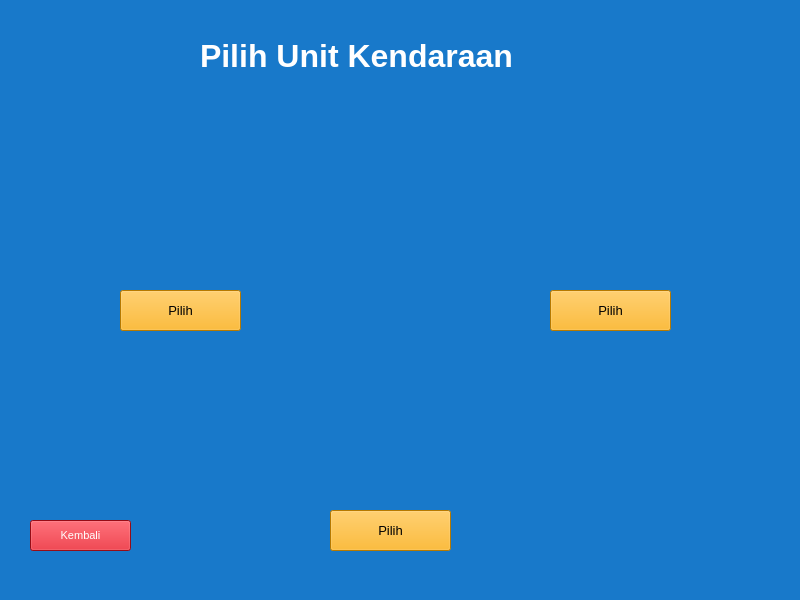
<?xml version="1.0" encoding="UTF-8"?>
<ui version="4.0">
 <class>MainWindow</class>
 <widget class="QMainWindow" name="MainWindow">
  <property name="geometry">
   <rect>
    <x>0</x>
    <y>0</y>
    <width>800</width>
    <height>600</height>
   </rect>
  </property>
  <property name="windowTitle">
   <string>MainWindow</string>
  </property>
  <property name="styleSheet">
   <string notr="true">background-color: rgb(24, 121, 202);</string>
  </property>
  <widget class="QWidget" name="centralwidget">
   <widget class="QLabel" name="label">
    <property name="geometry">
     <rect>
      <x>200</x>
      <y>20</y>
      <width>421</width>
      <height>71</height>
     </rect>
    </property>
    <property name="font">
     <font>
      <pointsize>24</pointsize>
      <weight>75</weight>
      <bold>true</bold>
     </font>
    </property>
    <property name="styleSheet">
     <string notr="true">color: rgb(255, 255, 255);</string>
    </property>
    <property name="text">
     <string>Pilih Unit Kendaraan</string>
    </property>
   </widget>
   <widget class="QLabel" name="label_2">
    <property name="geometry">
     <rect>
      <x>40</x>
      <y>110</y>
      <width>291</width>
      <height>171</height>
     </rect>
    </property>
    <property name="text">
     <string/>
    </property>
    <property name="pixmap">
     <pixmap>../Downloads/th (2).jpeg</pixmap>
    </property>
   </widget>
   <widget class="QLabel" name="label_3">
    <property name="geometry">
     <rect>
      <x>470</x>
      <y>110</y>
      <width>301</width>
      <height>171</height>
     </rect>
    </property>
    <property name="text">
     <string/>
    </property>
    <property name="pixmap">
     <pixmap>../Downloads/th (3).jpeg</pixmap>
    </property>
   </widget>
   <widget class="QLabel" name="label_4">
    <property name="geometry">
     <rect>
      <x>250</x>
      <y>320</y>
      <width>301</width>
      <height>201</height>
     </rect>
    </property>
    <property name="text">
     <string/>
    </property>
    <property name="pixmap">
     <pixmap>../Downloads/th (4).jpg</pixmap>
    </property>
   </widget>
   <widget class="QPushButton" name="pushButton">
    <property name="geometry">
     <rect>
      <x>120</x>
      <y>290</y>
      <width>121</width>
      <height>41</height>
     </rect>
    </property>
    <property name="font">
     <font>
      <pointsize>10</pointsize>
     </font>
    </property>
    <property name="styleSheet">
     <string notr="true">background-color: rgb(255, 170, 0);</string>
    </property>
    <property name="text">
     <string>Pilih</string>
    </property>
   </widget>
   <widget class="QPushButton" name="pushButton_2">
    <property name="geometry">
     <rect>
      <x>550</x>
      <y>290</y>
      <width>121</width>
      <height>41</height>
     </rect>
    </property>
    <property name="font">
     <font>
      <pointsize>10</pointsize>
     </font>
    </property>
    <property name="styleSheet">
     <string notr="true">background-color: rgb(255, 170, 0);</string>
    </property>
    <property name="text">
     <string>Pilih</string>
    </property>
   </widget>
   <widget class="QPushButton" name="pushButton_3">
    <property name="geometry">
     <rect>
      <x>330</x>
      <y>510</y>
      <width>121</width>
      <height>41</height>
     </rect>
    </property>
    <property name="font">
     <font>
      <pointsize>10</pointsize>
     </font>
    </property>
    <property name="styleSheet">
     <string notr="true">background-color: rgb(255, 170, 0);</string>
    </property>
    <property name="text">
     <string>Pilih</string>
    </property>
   </widget>
   <widget class="QPushButton" name="pushButton_keluar">
    <property name="geometry">
     <rect>
      <x>30</x>
      <y>520</y>
      <width>101</width>
      <height>31</height>
     </rect>
    </property>
    <property name="font">
     <font>
      <pointsize>8</pointsize>
     </font>
    </property>
    <property name="styleSheet">
     <string notr="true">color: rgb(255, 255, 255);
background-color: rgb(212, 17, 30);
</string>
    </property>
    <property name="text">
     <string>Kembali</string>
    </property>
   </widget>
  </widget>
  <widget class="QMenuBar" name="menubar">
   <property name="geometry">
    <rect>
     <x>0</x>
     <y>0</y>
     <width>800</width>
     <height>26</height>
    </rect>
   </property>
  </widget>
  <widget class="QStatusBar" name="statusbar"/>
 </widget>
 <resources/>
 <connections/>
</ui>
